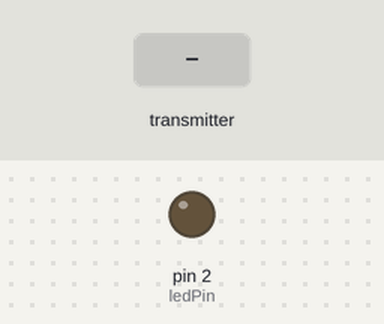
Simulated run of this sketch. Board: Arduino Uno, built with avr-gcc and run on an emulated ATmega328P. Shown: output pins drawn as LEDs (lit = HIGH). Inputs (shaded band) come from the test bench. No radio packets arrive unless stated.

Above: at 1.2 s.
1.3 s: the transmitter starts sending estadoBoton = 1
At 1.6 s:
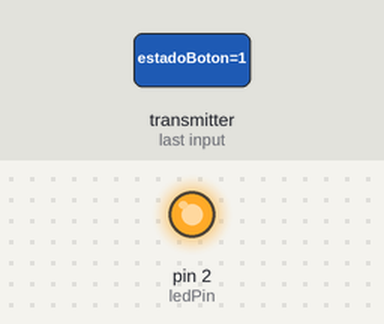
2.8 s: the transmitter starts sending estadoBoton = 0
At 3.9 s:
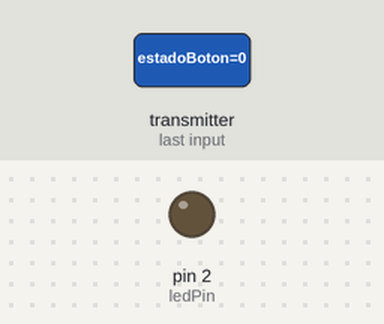
Timing chart, 0 to 5.8 s (numbered marks = the images above; inputs shaded):
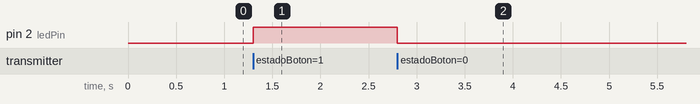

Measured:
- after the input at 1.3 s, pin 2 (ledPin): LOW → HIGH at once
- after the input at 2.8 s, pin 2 (ledPin): HIGH → LOW at once

The sketch:

nrf24_r.ino
```cpp
#include "SPI.h"
#include "nRF24L01.h"
#include "RF24.h"

#define botonPin 	3
#define ledPin		2

RF24 radio(7, 8); //ce, csn

const byte address[6] = "00001";//0xE8E8F0F0E1LL;

bool estadoBoton = 0;

void setup() {
	//pinMode(botonPin, INPUT_PULLUP);
	pinMode(ledPin, OUTPUT);
	//Serial.begin(9600);
	radio.begin();
  //radio.setAutoAck(false);
  //radio.setDataRate(RF24_250KBPS);
	radio.openReadingPipe(1, address);
	radio.startListening();
}

void loop() {
  if(radio.available()){
    radio.read(&estadoBoton, sizeof(estadoBoton));
  }
  digitalWrite(ledPin, estadoBoton);

}
```
